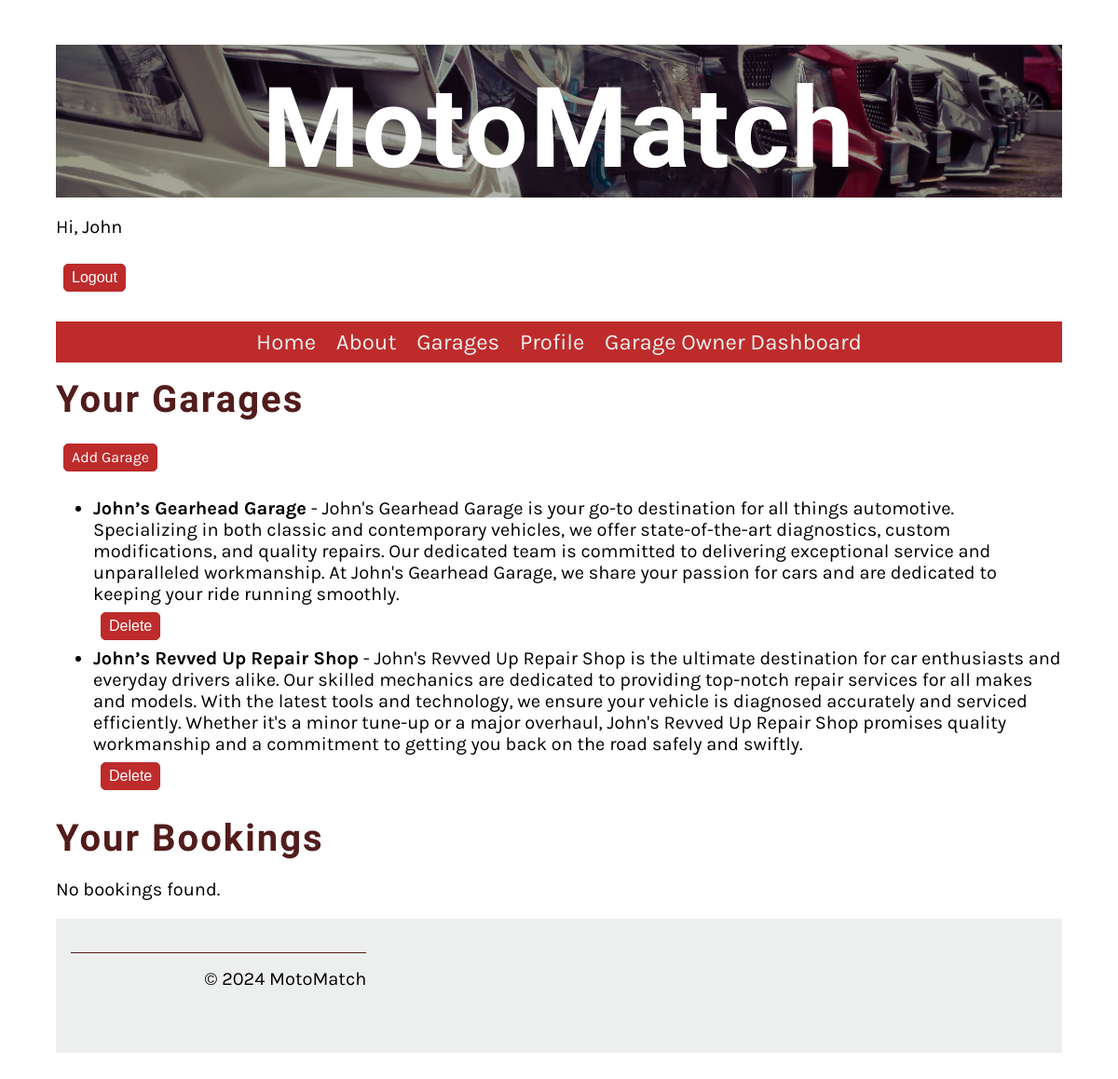
Before: /service_provider/dashboard/ (signed in) with the older database file.
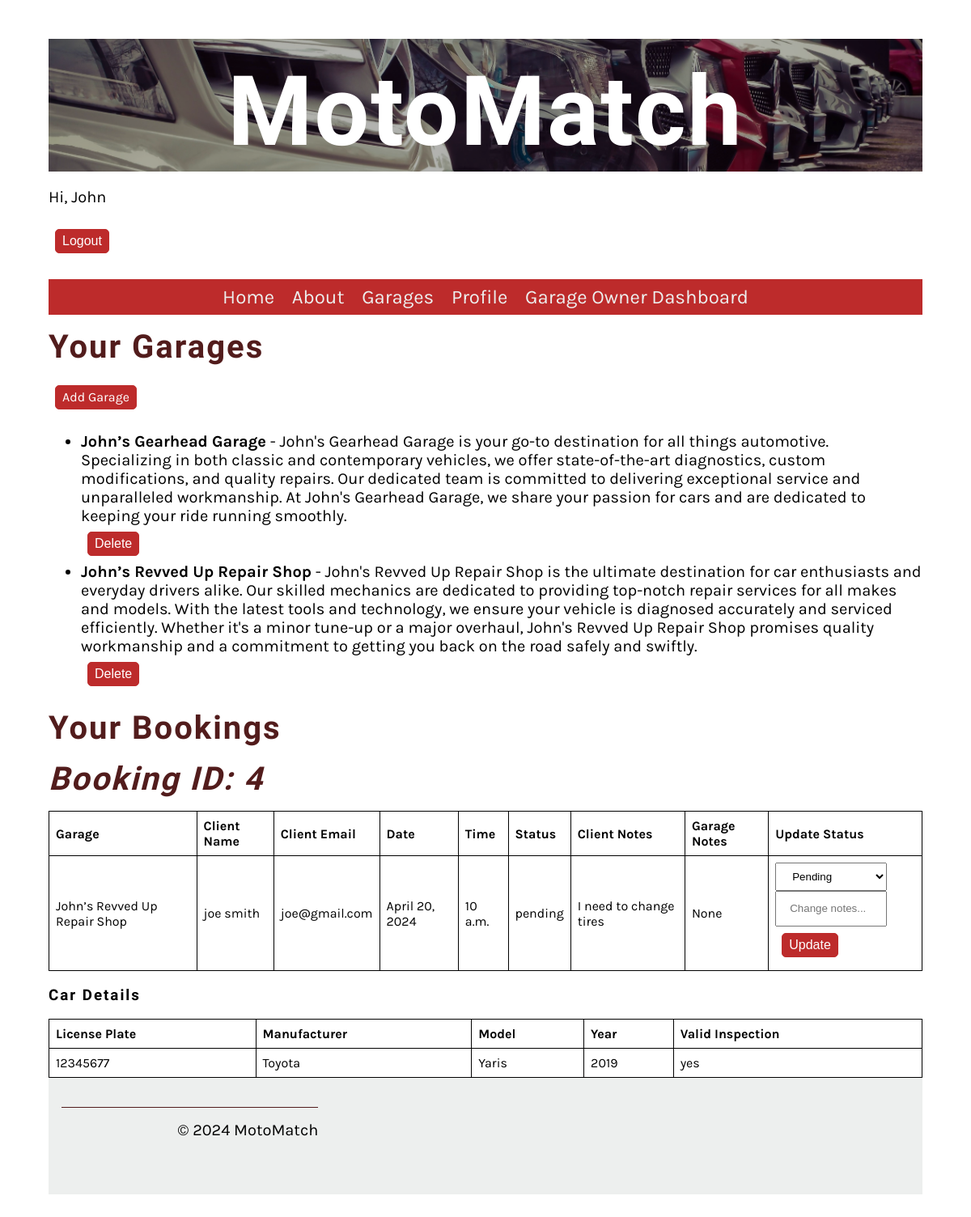
After: the same page with the newer database file.
### Website/models.py (models this page shows, shortened)
class Service(models.Model):
    user = models.ForeignKey(User, on_delete=models.CASCADE)
    opening_time = models.TimeField(default='10:00:00')
    closing_time = models.TimeField(default='18:00:00')
    name = models.CharField(max_length=255)
    description = models.TextField()
    location = models.CharField(max_length=255)
    contact_details = models.CharField(max_length=255)
    available_spaces = models.PositiveIntegerField()
    image = models.ImageField(upload_to='service_images', default='service_images/default.jpg')

class Booking(models.Model):
    STATUS_CHOICES = [
        ('pending', 'Pending'),
        ('approved', 'Approved'),
        ('declined', 'Declined'),
    ]
    user = models.ForeignKey(User, on_delete=models.CASCADE)
    service = models.ForeignKey(Service,  on_delete=models.SET_NULL, null=True)
    date = models.DateField(default=timezone.now)
    time = models.TimeField( default='10:00:00')
    status = models.CharField(max_length=10, choices=STATUS_CHOICES, default='pending')
    service_provider_notes = models.TextField(blank=True, null=True)
    client_notes = models.TextField(blank=True, null=True)
    service_item = models.ForeignKey(ServiceItem, on_delete=models.SET_NULL, null=True)

class ServiceItem(models.Model):
    identifier = models.CharField(primary_key=True, max_length=50, unique=True, verbose_name="identifier")
    owner = models.ForeignKey(User, on_delete=models.CASCADE, verbose_name="Owner")
    description = models.CharField(max_length=20, verbose_name="item's name")
    field_1 = models.CharField(max_length=80, verbose_name="field 1")
    field_2 = models.IntegerField(verbose_name="field 2")
    FIELD_3_CHOICES = [
        ('yes', 'Yes'),
        ('no', 'No')
    ]
    field_3 = models.CharField(max_length=3, choices=FIELD_3_CHOICES, verbose_name="field 3", help_text="User type selection (yes/no)")

### Website/views.py (the view)
# urls.py: path('service_provider/dashboard/', service_provider_dashboard_view, name='service_provider_dashboard'),
@login_required
def service_provider_dashboard_view(request):
    user = request.user
    services = Service.objects.filter(user=user)
    bookings = Booking.objects.filter(service__in=services)
    context = {'services': services, 'bookings': bookings}
    return render(request, 'service_provider_dashboard.html', context)

### Website/templatetags/custom_filters.py (called while the page is built)
@register.filter
def has_group(user, group_name):
    return user.groups.filter(name=group_name).exists()

### Website/templates/service_provider_dashboard.html (shortened to what this page needs)
{% extends 'base.html' %}
{% block content %}
  <h2>Your Garages</h2>
  <a href="{% url 'add_service' %}" class = "small-button">Add Garage</a>
  {% if services %}
    <ul>
      {% for service in services %}
        <li><b>{{ service.name }}</b> - {{ service.description }}</li>
        <form method="post" action="{% url 'delete_service' service.id %}">
          <button type="submit" class = "small-button">Delete</button>
        </form>
      {% endfor %}
    </ul>
  {% else %}
    <p>No Garage found.</p>
  {% endif %}
  <h2>Your Bookings</h2>
  {% if bookings %}
    {% for booking in bookings %}
          <h2><i>Booking ID: {{ booking.id }}</i></h2>
          <table>
            <thead>
              <tr>
                <th>Garage</th>
                <th>Client Name</th>
                <th>Client Email</th>
                <th>Date</th>
                <th>Time</th>
                <th>Status</th>
                <th>Client Notes</th>
                <th>Garage Notes</th>
                <th>Update Status</th>
              </tr>
            </thead>
            <tbody>
                <tr>
                  <td>{{ booking.service.name }}</td>
                  <td>{{booking.user.first_name}} {{booking.user.last_name}}</td>
                  <td>{{booking.user.email}}</td>
                  <td>{{ booking.date }}</td>
                  <td>{{ booking.time }}</td>
                  <td>{{ booking.status }}</td>
                  <td>{{ booking.client_notes }}</td>
                  <td>{{ booking.service_provider_notes}} </td>
                  <td>
                    <form method="post" action="{% url 'update_booking_status' booking.id %}">
                      <select name="status">
                        {% for choice in booking.STATUS_CHOICES %}
                          <option value="{{ choice.0 }}" {% if booking.status == choice.0 %}selected{% endif %}>{{ choice.1 }}</option>
                        {% endfor %}
                      </select>
                      <input type="text" name="service_provider_notes"  placeholder="Change notes...">
                      <button type="submit" class = "small-button">Update</button>
                    </form>
                  </td>
                </tr>
            </tbody>
          </table>
          <h3>Car Details</h3>
          <table>
            <thead>
              <tr>
                <th>License Plate</th>
                <th>Manufacturer</th>
                <th>Model</th>
                <th>Year</th>
                <th>Valid Inspection</th>
              </tr>
            </thead>
            <tbody>
                <tr>
                  <td>{{ booking.service_item.identifier }}</td>
                  <td>{{ booking.service_item.description }}</td>
                  <td>{{ booking.service_item.field_1 }}</td>
                  <td>{{ booking.service_item.field_2 }}</td>
                  <td>{{ booking.service_item.field_3 }}</td>
          </table>
        {% endfor %}
  {% else %}
    <p>No bookings found.</p>
  {% endif %}
{% endblock %}

Changed rows visible on the page:
added Booking: id "4", service.name "John’s Revved Up Repair Shop", user.first_name "joe", user.last_name "smith", user.email "joe@gmail.com", date "April 20, 2024", time "10 a.m.", status "pending", client_notes "I need to change tires", service_provider_notes "None", status "Pending", service_item.identifier "12345677", service_item.description "Toyota", service_item.field_1 "Yaris", service_item.field_2 "2019", service_item.field_3 "yes"
Other visible differences:
text no longer shown: "No bookings found."
